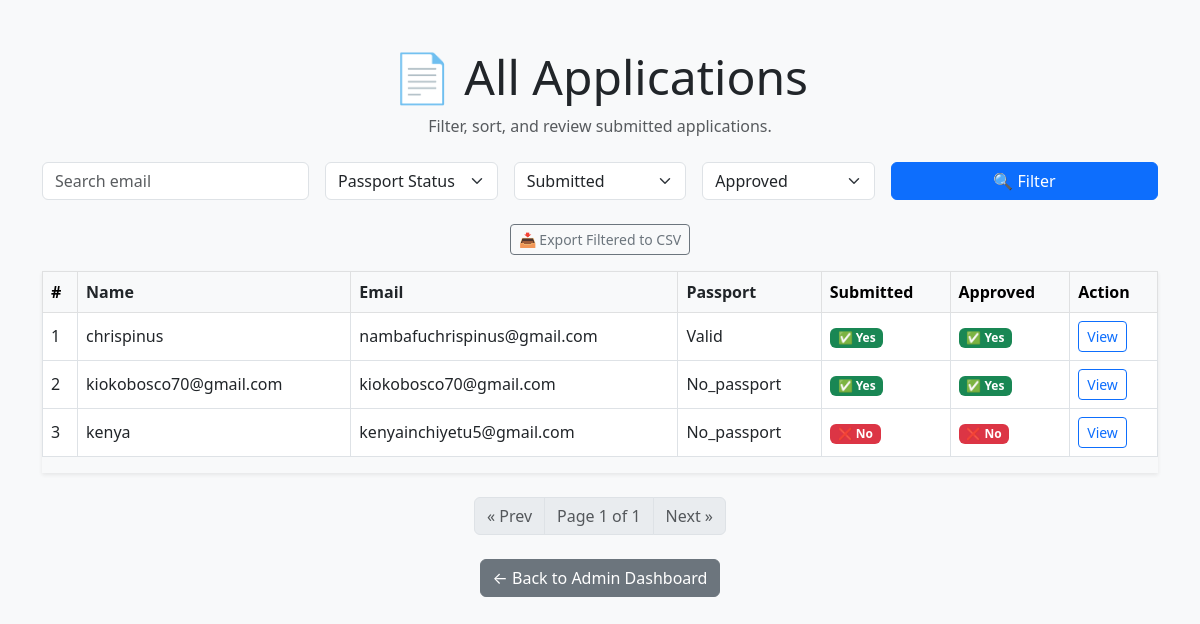
The app's page /admin/applications (signed in) with its own data.
### app/models/application.py (models this page shows, shortened)
class Application(db.Model):
    id = db.Column(db.Integer, primary_key=True)
    user_id = db.Column(db.Integer, db.ForeignKey('user.id'), nullable=False)
    user = db.relationship('User', backref='applications')
    passport_status = db.Column(
        db.String(20),
        nullable=False,
        comment="Passport status: 'has_passport', 'needs_passport', or 'applied_for_passport'"
    )
    phone_number = db.Column(
        db.String(20),
        nullable=True,
        comment="User's contact phone number"
    )
    date_of_birth = db.Column(
        db.Date,
        nullable=True,
        comment="User's date of birth in YYYY-MM-DD format"
    )
    education_level = db.Column(
        db.String(50),
        nullable=True,
        comment="Highest education level completed"
    )
    occupation = db.Column(
        db.String(100),
        nullable=True,
        comment="Current or most recent occupation"
    )
    marital_status = db.Column(
        db.String(20),
        nullable=True,
        comment="Marital status: single, married, divorced, etc."
    )
    cv_filename = db.Column(
        db.String(255),
        nullable=True,
        comment="Filename of uploaded CV/resume"
    )
    id_filename = db.Column(
        db.String(255),
        nullable=True,
        comment="Filename of uploaded ID document"
    )
    cert_filename = db.Column(
        db.String(255),
        nullable=True,
        comment="Filename of uploaded education certificate"
    )
    submitted = db.Column(
        db.Boolean,
        default=False,
        nullable=False,
        comment="Whether application has been submitted"
    )
    submitted_at = db.Column(
        db.DateTime,
        nullable=True,
        comment="Timestamp when application was submitted"
    )
    approved = db.Column(
        db.Boolean,
        default=False,
        nullable=False,
        comment="Whether application has been approved"
    )
    approved_at = db.Column(
        db.DateTime,
        nullable=True,
        comment="Timestamp when application was approved"
    )
    last_reminder_sent = db.Column(
        db.DateTime,
        nullable=True,
        comment="Timestamp when last reminder email was sent"
    )

### app/models/user.py (models this page shows, shortened)
class User(UserMixin, db.Model):  # ✅ Inherit UserMixin for Flask-Login support
    id = db.Column(db.Integer, primary_key=True)
    email = db.Column(db.String(120), unique=True, nullable=False)
    full_name = db.Column(db.String(120), nullable=False)
    password_hash = db.Column(db.String(128), nullable=False)
    is_admin = db.Column(db.Boolean, default=False)

### app/routes/admin_routes.py (the view)
@admin_bp.route('/admin/applications')
@login_required
def view_all_applications():
    if not current_user.is_admin:
        flash("Access denied. Admins only.", "danger")
        return redirect(url_for('auth.dashboard'))
    email = request.args.get('email')
    submitted = request.args.get('submitted')
    approved = request.args.get('approved')
    passport_status = request.args.get('passport_status')
    page = request.args.get('page', 1, type=int)
    per_page = 10  # You can change this to show more/less per page
    sort_by = request.args.get('sort_by', 'id')  # Default: sort by ID
    sort_dir = request.args.get('sort_dir', 'asc')  # Default: ascending order
    query = Application.query.join(User)
    if email:
        query = query.filter(User.email.ilike(f"%{email}%"))
    if passport_status:
        query = query.filter(Application.passport_status == passport_status)
    if submitted == 'yes':
        query = query.filter(Application.submitted.is_(True))
    elif submitted == 'no':
        query = query.filter(Application.submitted.is_(False))
    if approved == 'yes':
        query = query.filter(Application.approved.is_(True))
    elif approved == 'no':
        query = query.filter(Application.approved.is_(False))
    allowed_sort_columns = {
        'id': Application.id,
        'name': User.full_name,
        'email': User.email,
        'passport_status': Application.passport_status,
        'submitted': Application.submitted,
        'approved': Application.approved,
    }
    sort_column = allowed_sort_columns.get(sort_by, Application.id)
    sort_column = sort_column.desc() if sort_dir == 'desc' else sort_column.asc()
    query = query.order_by(sort_column)
    pagination = query.paginate(page=page, per_page=per_page, error_out=False)
    applications = pagination.items  # Get only current page's applications
    return render_template(
        'admin/view_all_applications.html',
        applications=applications,
        pagination=pagination,      # ✅ Needed for pagination controls
        sort_by=sort_by,            # ✅ For sorting arrows in template
        sort_dir=sort_dir           # ✅ For toggling asc/desc
    )

### app/scheduler/scheduler.py (called while the page is built)
def start_scheduler(app):
    with app.app_context():
        scheduler.add_job(
            func=lambda: auto_approve_submitted_applications(app),
            trigger='interval',
            hours=1,
            id='auto_approval_job',  # optional job id for reference
            replace_existing=True    # replace job if it already exists
        )
        if not scheduler.running:
            scheduler.start()
            current_app.logger.info("Scheduler started - auto-approval job scheduled every hour")
        @app.teardown_appcontext
        def shutdown_scheduler(exception=None):
            if scheduler.running:
                scheduler.shutdown(wait=False)
                current_app.logger.info("Scheduler shut down on app context teardown")

### app/templates/admin/view_all_applications.html (shortened to what this page needs)
<!DOCTYPE html>
<html lang="en">
<head>
    <link href="https://cdn.jsdelivr.net/npm/bootstrap@5.3.0/dist/css/bootstrap.min.css" rel="stylesheet">
</head>
<body class="bg-light">
<div class="container my-5">
    <div class="text-center mb-4">
        <h1 class="display-5">📄 All Applications</h1>
        <p class="text-muted">Filter, sort, and review submitted applications.</p>
    </div>
    <form method="get" class="row g-3 mb-4">
        <div class="col-md-3">
            <input type="text" class="form-control" name="email" placeholder="Search email"
                   value="{{ request.args.get('email', '') }}">
        </div>
        <div class="col-md-2">
            <select class="form-select" name="passport_status">
                <option value="">Passport Status</option>
            </select>
        </div>
        <div class="col-md-2">
            <select class="form-select" name="submitted">
                <option value="">Submitted</option>
            </select>
        </div>
        <div class="col-md-2">
            <select class="form-select" name="approved">
                <option value="">Approved</option>
            </select>
        </div>
        <div class="col-md-3 text-end">
            <button type="submit" class="btn btn-primary w-100">🔍 Filter</button>
        </div>
    </form>
    <div class="mb-3 text-center">
        <a class="btn btn-outline-secondary btn-sm" href="{{ url_for('admin_bp.export_applications_csv',
            email=request.args.get('email', ''),
            passport_status=request.args.get('passport_status', ''),
            submitted=request.args.get('submitted', ''),
            approved=request.args.get('approved', '')) }}">
            📥 Export Filtered to CSV
        </a>
    </div>
    {% if applications %}
    <div class="table-responsive shadow-sm">
        <table class="table table-bordered table-hover bg-white align-middle">
            <thead class="table-light">
                <tr>
                    <th>#</th>
                    <th>
                        <a class="text-decoration-none text-dark" href="{{ url_for('admin_bp.view_all_applications',
                            sort_by='name',
                            sort_dir='desc' if sort_by == 'name' and sort_dir == 'asc' else 'asc',
                            **request.args.to_dict(flat=True)) }}">
                            Name {% if sort_by == 'name' %}{{ '▲' if sort_dir == 'asc' else '▼' }}{% endif %}
                        </a>
                    </th>
                    <th>
                        <a class="text-decoration-none text-dark" href="{{ url_for('admin_bp.view_all_applications',
                            sort_by='email',
                            sort_dir='desc' if sort_by == 'email' and sort_dir == 'asc' else 'asc',
                            **request.args.to_dict(flat=True)) }}">
                            Email {% if sort_by == 'email' %}{{ '▲' if sort_dir == 'asc' else '▼' }}{% endif %}
                        </a>
                    </th>
                    <th>
                        <a class="text-decoration-none text-dark" href="{{ url_for('admin_bp.view_all_applications',
                            sort_by='passport_status',
                            sort_dir='desc' if sort_by == 'passport_status' and sort_dir == 'asc' else 'asc',
                            **request.args.to_dict(flat=True)) }}">
                            Passport {% if sort_by == 'passport_status' %}{{ '▲' if sort_dir == 'asc' else '▼' }}{% endif %}
                        </a>
                    </th>
                    <th>Submitted</th>
                    <th>Approved</th>
                    <th>Action</th>
                </tr>
            </thead>
            <tbody>
                {% for app in applications %}
                    <tr>
                        <td>{{ loop.index }}</td>
                        <td>{{ app.user.full_name }}</td>
                        <td>{{ app.user.email }}</td>
                        <td>{{ app.passport_status|capitalize }}</td>
                        <td>
                            {% if app.submitted %}
                                <span class="badge bg-success">✅ Yes</span>
                            {% else %}
                                <span class="badge bg-danger">❌ No</span>
                            {% endif %}
                        </td>
                        <td>
                            {% if app.approved %}
                                <span class="badge bg-success">✅ Yes</span>
                            {% else %}
                                <span class="badge bg-danger">❌ No</span>
                            {% endif %}
                        </td>
                        <td>
                            <a href="{{ url_for('admin_bp.view_application', app_id=app.id) }}" class="btn btn-sm btn-outline-primary">View</a>
                        </td>
                    </tr>
                {% endfor %}
            </tbody>
        </table>
    </div>
    <nav class="mt-4">
        <ul class="pagination justify-content-center">
            <li class="page-item {% if not pagination.has_prev %}disabled{% endif %}">
                <a class="page-link" href="{{ url_for('admin_bp.view_all_applications', page=pagination.prev_num, **request.args.to_dict(flat=True)) }}">
                    « Prev
                </a>
            </li>
            <li class="page-item disabled">
                <span class="page-link">Page {{ pagination.page }} of {{ pagination.pages }}</span>
            </li>
            <li class="page-item {% if not pagination.has_next %}disabled{% endif %}">
                <a class="page-link" href="{{ url_for('admin_bp.view_all_applications', page=pagination.next_num, **request.args.to_dict(flat=True)) }}">
                    Next »
                </a>
            </li>
        </ul>
    </nav>
    {% else %}
        <p class="text-center text-muted">No applications found.</p>
    {% endif %}
    <div class="text-center mt-4">
        <a href="{{ url_for('admin_bp.admin_dashboard') }}" class="btn btn-secondary">← Back to Admin Dashboard</a>
    </div>
</div>
</body>
</html>

### records on screen
Application: user.full_name "chrispinus", user.email "nambafuchrispinus@gmail.com", passport_status "Valid", submitted "✅ Yes", approved "✅ Yes"
Application: user.full_name "kiokobosco70@gmail.com", user.email "kiokobosco70@gmail.com", passport_status "No_passport", submitted "✅ Yes", approved "✅ Yes"
Application: user.full_name "kenya", user.email "kenyainchiyetu5@gmail.com", passport_status "No_passport", submitted "❌ No", approved "❌ No"

### other values on screen
{{ pagination.page }} "1"
{{ pagination.pages }} "1"
